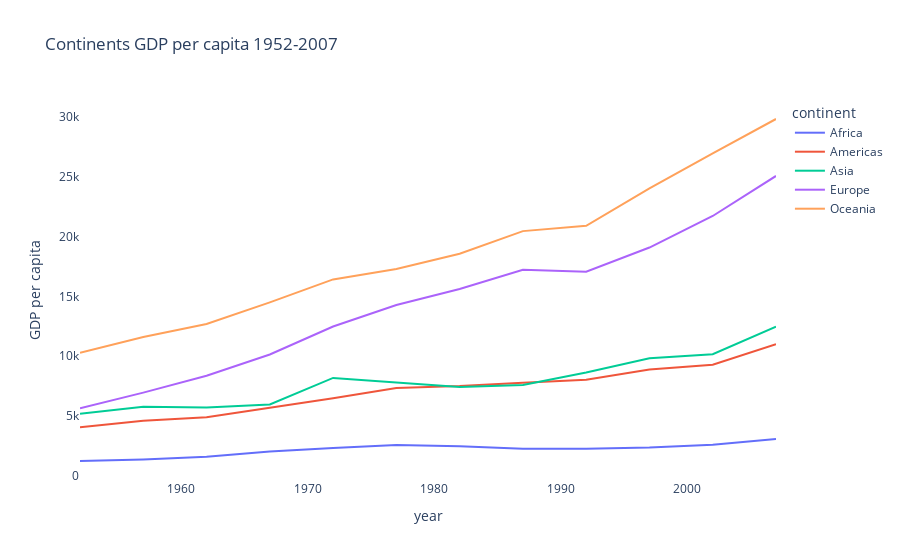

The cell this chart's notebook holds for it:
### Code cell
fig = px.line(
    df_continent,
    x="year",
    y="gdpPercap",
    color="continent",
    title="Continents GDP per capita 1952-2007",
    labels={"gdpPercap": "GDP per capita"},
)

fig.update_layout(hovermode = "x")

fig.update_xaxes(
    showspikes=True, 
    spikemode="across",
    spikesnap = "cursor"
)

fig.update_layout(paper_bgcolor="white", plot_bgcolor="white")

fig.show()

### Figure 1 — Plotly figure (JSON) as saved in the notebook; plotly's stock layout.template omitted (floating-point values rounded to 4 significant figures)
{"data": [{"hovertemplate": "continent=Africa<br>year=%{x}<br>GDP per capita=%{y}<extra></extra>", "legendgroup": "Africa", "line": {"color": "#636efa", "dash": "solid"}, "marker": {"symbol": "circle"}, "mode": "lines", "name": "Africa", "orientation": "v", "showlegend": true, "type": "scatter", "x": [1952, 1957, 1962, 1967, 1972, 1977, 1982, 1987, 1992, 1997, 2002, 2007], "xaxis": "x", "y": [1253.0, 1385.0, 1598.0, 2050.0, 2340.0, 2586.0, 2482.0, 2283.0, 2282.0, 2379.0, 2599.0, 3089.0], "yaxis": "y"}, {"hovertemplate": "continent=Americas<br>year=%{x}<br>GDP per capita=%{y}<extra></extra>", "legendgroup": "Americas", "line": {"color": "#EF553B", "dash": "solid"}, "marker": {"symbol": "circle"}, "mode": "lines", "name": "Americas", "orientation": "v", "showlegend": true, "type": "scatter", "x": [1952, 1957, 1962, 1967, 1972, 1977, 1982, 1987, 1992, 1997, 2002, 2007], "xaxis": "x", "y": [4079.0, 4616.0, 4902.0, 5668.0, 6491.0, 7352.0, 7507.0, 7793.0, 8045.0, 8889.0, 9288.0, 11000.0], "yaxis": "y"}, {"hovertemplate": "continent=Asia<br>year=%{x}<br>GDP per capita=%{y}<extra></extra>", "legendgroup": "Asia", "line": {"color": "#00cc96", "dash": "solid"}, "marker": {"symbol": "circle"}, "mode": "lines", "name": "Asia", "orientation": "v", "showlegend": true, "type": "scatter", "x": [1952, 1957, 1962, 1967, 1972, 1977, 1982, 1987, 1992, 1997, 2002, 2007], "xaxis": "x", "y": [5195.0, 5788.0, 5729.0, 5971.0, 8187.0, 7791.0, 7434.0, 7608.0, 8640.0, 9834.0, 10170.0, 12470.0], "yaxis": "y"}, {"hovertemplate": "continent=Europe<br>year=%{x}<br>GDP per capita=%{y}<extra></extra>", "legendgroup": "Europe", "line": {"color": "#ab63fa", "dash": "solid"}, "marker": {"symbol": "circle"}, "mode": "lines", "name": "Europe", "orientation": "v", "showlegend": true, "type": "scatter", "x": [1952, 1957, 1962, 1967, 1972, 1977, 1982, 1987, 1992, 1997, 2002, 2007], "xaxis": "x", "y": [5661.0, 6963.0, 8365.0, 10140.0, 12480.0, 14280.0, 15620.0, 17210.0, 17060.0, 19080.0, 21710.0, 25050.0], "yaxis": "y"}, {"hovertemplate": "continent=Oceania<br>year=%{x}<br>GDP per capita=%{y}<extra></extra>", "legendgroup": "Oceania", "line": {"color": "#FFA15A", "dash": "solid"}, "marker": {"symbol": "circle"}, "mode": "lines", "name": "Oceania", "orientation": "v", "showlegend": true, "type": "scatter", "x": [1952, 1957, 1962, 1967, 1972, 1977, 1982, 1987, 1992, 1997, 2002, 2007], "xaxis": "x", "y": [10300.0, 11600.0, 12700.0, 14500.0, 16420.0, 17280.0, 18550.0, 20450.0, 20890.0, 24020.0, 26940.0, 29810.0], "yaxis": "y"}], "layout": {"hovermode": "x", "legend": {"title": {"text": "continent"}, "tracegroupgap": 0}, "paper_bgcolor": "white", "plot_bgcolor": "white", "title": {"text": "Continents GDP per capita 1952-2007"}, "xaxis": {"anchor": "y", "domain": [0, 1], "showspikes": true, "spikemode": "across", "spikesnap": "cursor", "title": {"text": "year"}}, "yaxis": {"anchor": "x", "domain": [0, 1], "title": {"text": "GDP per capita"}}}}
